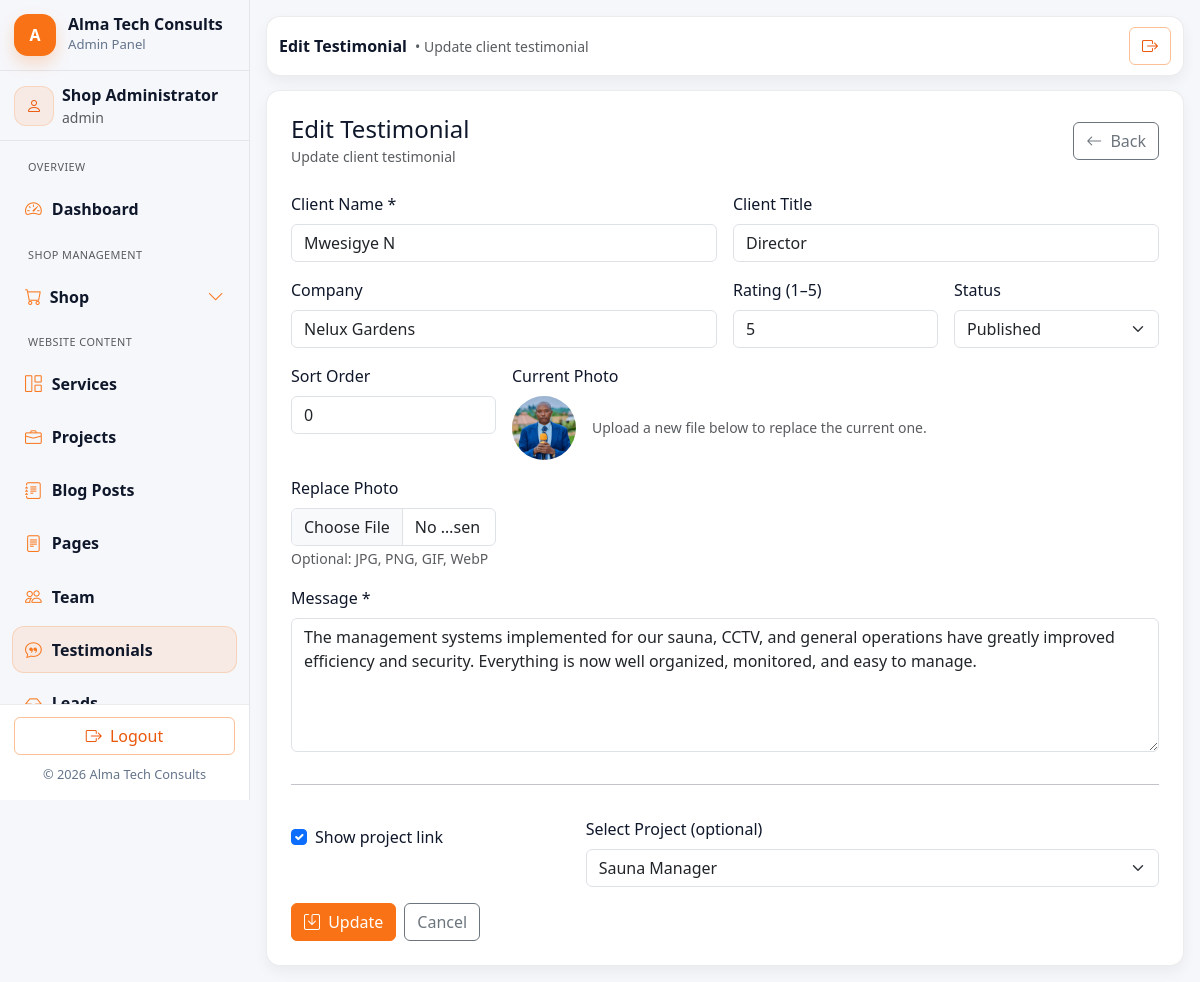
The page /admin/testimonials/edit.php?id=3 (signed in) on the database its author committed.
### tables this page shows
CREATE TABLE `testimonials` (
  `id` int(11) NOT NULL,
  `client_name` varchar(120) NOT NULL,
  `client_title` varchar(120) DEFAULT NULL,
  `company` varchar(160) DEFAULT NULL,
  `photo` varchar(255) DEFAULT NULL,
  `message` text NOT NULL,
  `rating` tinyint(4) DEFAULT NULL,
  `is_featured` tinyint(1) NOT NULL DEFAULT 0,
  `status` enum('published','draft') NOT NULL DEFAULT 'published',
  `sort_order` int(11) NOT NULL DEFAULT 0,
  `project_id` int(11) DEFAULT NULL,
  `show_project_link` tinyint(1) NOT NULL DEFAULT 0,
  `created_at` timestamp NOT NULL DEFAULT current_timestamp(),
  `updated_at` timestamp NULL DEFAULT current_timestamp() ON UPDATE current_timestamp()
);

CREATE TABLE `projects` (
  `id` int(10) UNSIGNED NOT NULL,
  `title` varchar(150) NOT NULL,
  `slug` varchar(160) NOT NULL,
  `short_desc` varchar(255) NOT NULL,
  `full_desc` text DEFAULT NULL,
  `category` varchar(80) DEFAULT NULL,
  `project_url` varchar(255) DEFAULT NULL,
  `status` enum('completed','ongoing','paused','draft') NOT NULL DEFAULT 'draft',
  `is_featured` tinyint(1) NOT NULL DEFAULT 0,
  `cover_image` varchar(255) DEFAULT NULL,
  `tech_stack` longtext DEFAULT NULL CHECK (json_valid(`tech_stack`)),
  `created_at` datetime NOT NULL DEFAULT current_timestamp(),
  `updated_at` datetime DEFAULT NULL ON UPDATE current_timestamp()
);

### includes/helpers.php (called while the page is built, shortened)
<?php
if (!function_exists('h')) {
  function h($s): string {
    return htmlspecialchars((string)$s, ENT_QUOTES, 'UTF-8');
  }
}

### admin/testimonials/edit.php (the view, shortened to what this page needs)
<?php
require_once __DIR__ . '/../../includes/helpers.php';
require_once __DIR__ . '/../../includes/db.php';
$db = $GLOBALS['db'] ?? $mysqli ?? null;
$id = (int)($_GET['id'] ?? 0);
$stmt = $db->prepare("SELECT * FROM testimonials WHERE id = ? LIMIT 1");
$stmt->bind_param("i", $id);
$stmt->execute();
$row = $stmt->get_result()->fetch_assoc();
$client_name = (string)($row['client_name'] ?? '');
$client_title = (string)($row['client_title'] ?? '');
$company = (string)($row['company'] ?? '');
$rating = (string)($row['rating'] ?? '');
$message = (string)$row['message'];
$status = (string)$row['status'];
$sort_order = (int)$row['sort_order'];
$project_id = (string)($row['project_id'] ?? '');
$show_project_link = (int)($row['show_project_link'] ?? 0);
$photo = (string)($row['photo'] ?? '');
$projects = [];
try {
  $res = $db->query("SHOW TABLES LIKE 'projects'");
  if ($res && $res->num_rows > 0) {
    $r2 = $db->query("SELECT id, title FROM projects ORDER BY id DESC LIMIT 500");
    if ($r2) $projects = $r2->fetch_all(MYSQLI_ASSOC);
  }
} catch (Throwable $e) {}
require_once __DIR__ . '/../includes/admin_header.php';
require_once __DIR__ . '/../includes/admin_sidebar.php';
?>
<div class="admin-main">
  <?php require_once __DIR__ . '/../includes/admin_topbar.php'; ?>
  <div class="admin-card p-4">
    <div class="d-flex justify-content-between align-items-center mb-4">
      <div>
        <h4 class="mb-0">Edit Testimonial</h4>
        <small class="text-muted">Update client testimonial</small>
      </div>
      <a class="btn btn-outline-secondary" href="list.php">
        <i class="bi bi-arrow-left me-1"></i> Back
      </a>
    </div>
    <form method="post" enctype="multipart/form-data">
    <div class="row g-3">
      <div class="col-md-6">
        <label class="form-label">Client Name *</label>
        <input class="form-control" name="client_name" value="<?= htmlspecialchars($client_name) ?>" required>
      </div>
      <div class="col-md-6">
        <label class="form-label">Client Title</label>
        <input class="form-control" name="client_title" value="<?= htmlspecialchars($client_title) ?>">
      </div>
      <div class="col-md-6">
        <label class="form-label">Company</label>
        <input class="form-control" name="company" value="<?= htmlspecialchars($company) ?>">
      </div>
      <div class="col-md-3">
        <label class="form-label">Rating (1–5)</label>
        <input type="number" class="form-control" name="rating" value="<?= htmlspecialchars($rating) ?>" min="1" max="5">
      </div>
      <div class="col-md-3">
        <label class="form-label">Status</label>
        <select class="form-select" name="status">
          <option value="published" <?= $status==='published'?'selected':'' ?>>Published</option>
        </select>
      </div>
      <div class="col-md-3">
        <label class="form-label">Sort Order</label>
        <input type="number" class="form-control" name="sort_order" value="<?= (int)$sort_order ?>">
      </div>
      <div class="col-md-9">
        <label class="form-label">Current Photo</label>
        <div class="d-flex align-items-center gap-3">
          <div style="width:64px;height:64px;border-radius:50%;overflow:hidden;background:#f2f2f2;">
            <?php if ($photo): ?>
              <img src="<?= h(rtrim((string)BASE_URL, '/') . '/uploads/testimonials/' . rawurlencode((string)$photo)) ?>" alt="photo" style="width:100%;height:100%;object-fit:cover;" onerror="console.log('Image failed to load:', this.src);">
            <?php else: ?>
              <div class="h-100 d-flex align-items-center justify-content-center text-muted">
                <i class="bi bi-person"></i>
              </div>
            <?php endif; ?>
          </div>
          <div class="text-muted small">
            Upload a new file below to replace the current one.
          </div>
        </div>
      </div>
      <div class="col-md-3">
        <label class="form-label">Replace Photo</label>
        <input class="form-control" type="file" name="photo" accept="image/*">
        <small class="text-muted">Optional: JPG, PNG, GIF, WebP</small>
      </div>
      <div class="col-12">
        <label class="form-label">Message *</label>
        <textarea class="form-control" name="message" rows="5" required><?= htmlspecialchars($message) ?></textarea>
      </div>
      <div class="col-12"><hr></div>
      <div class="col-md-4">
        <div class="form-check mt-2">
          <input class="form-check-input" type="checkbox" id="show_project_link" name="show_project_link" value="1" <?= $show_project_link === 1 ? 'checked' : '' ?>>
          <label class="form-check-label" for="show_project_link">Show project link</label>
        </div>
      </div>
      <div class="col-md-8">
        <label class="form-label">Select Project (optional)</label>
        <select class="form-select" name="project_id">
          <?php foreach ($projects as $p): ?>
            <option value="<?= (int)$p['id'] ?>" <?= ((string)$p['id'] === (string)$project_id) ? 'selected':'' ?>>
              <?= htmlspecialchars((string)$p['title']) ?>
            </option>
          <?php endforeach; ?>
        </select>
      </div>
    </div>
    <div class="mt-3 d-flex gap-2">
      <button class="btn btn-orange">
        <i class="bi bi-save me-1"></i> Update
      </button>
      <a class="btn btn-outline-secondary" href="list.php">Cancel</a>
    </div>
    </form>
  </div>
</div>
<?php require_once __DIR__ . '/../includes/admin_footer.php'; ?>

### assets/css/main.css (style rules this page uses)
:root { --orange-900:#c2410c; --orange-700:#ea580c; --orange-600:#f97316; --orange-500:#fb923c; --orange-400:#fdba74; --orange-200:#fed7aa; --orange-100:#ffedd5; --text:#0f172a; --muted:#64748b; --border:#e2e8f0; --bg-soft:#fff7ed; --transition-fast: 0.2s ease; --transition-smooth: 0.3s ease; --transition-bounce: 0.4s cubic-bezier(0.68, -0.55, 0.265, 1.55); }
html { scroll-behavior: smooth; }
body { color: var(--text); background: #ffffff; }
a { transition: color var(--transition-fast); color: var(--text); }
.btn-orange { background: var(--orange-600); border-color: var(--orange-600); color:#fff; transition: all var(--transition-smooth); position: relative; overflow: hidden; }
.btn-orange::before { content: ''; position: absolute; top: 0; left: -100%; width: 100%; height: 100%; background: linear-gradient(90deg, transparent, rgba(255,255,255,0.2), transparent); transition: left var(--transition-bounce); }
.form-control, .form-select { transition: all var(--transition-smooth); }

### assets/css/admin.css (style rules this page uses)
.admin-shell { background: #f6f7fb; min-height: 100vh; }
:root { --admin-radius: 14px; --admin-border: rgba(15, 23, 42, .08); --admin-shadow: 0 8px 18px rgba(2,6,23,.06); --admin-shadow-soft: 0 6px 14px rgba(2,6,23,.05); }
.admin-main { flex:1; padding: 16px; margin-left: 0; }
.admin-card { border: 1px solid var(--admin-border); border-radius: var(--admin-radius); background:#fff; box-shadow: var(--admin-shadow-soft); }
.admin-main { flex: 1 1 auto; min-width: 0; }
@media (min-width: 992px) { .admin-main { margin-left: 0 !important; } }

### rows shown on the page
testimonials: client_name "Mwesigye N", client_title "Director", company "Nelux Gardens", rating "5", status "Published", sort_order "0", photo (picture), message "The management systems implemented for our sauna, CCTV, and general operations have greatly improved efficiency and security. Everything is now well organized, monitored, and easy to manage.", show_project_link "☑", project_id "Sauna Manager"

### other values the page prints
$admin['name'] "Shop Administrator"
$admin['role'] "admin"
$page_heading "Edit Testimonial"
$page_subtitle "Update client testimonial"
